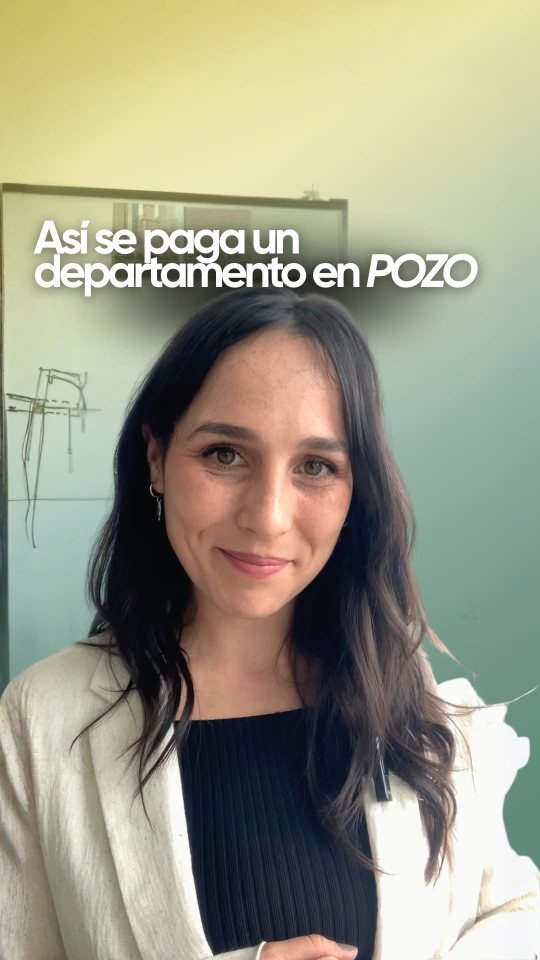
#> input picture clientes/reji-bracco-brand/assets/portada-1110.jpg, 1080 x 1920 px, given in place of base2.jpg, which was not available (shown at 1/2 size)
$ python portada_0711.py ../assets/portada-1110.jpg out.png
#> lines starting #> are read from the running program, lines starting #| are printed output that depends on the picture
# Uso: python portada_0711.py [guias|solotexto|final] [salida.jpg] — en la carpeta con base2.jpg, mascara.png y fondo.jpg (portadas-reels)
# Portada REB 07-11 — basada en portadas-reels/scripts/portada_pil.py (sujeto aislado y más luminoso, degradés verde oscuro)
import os, sys
import numpy as np
from PIL import Image, ImageDraw, ImageFilter, ImageFont, ImageEnhance
F = os.path.expanduser(os.environ.get('FUENTES', '~/remotion-local/public/fonts/'))  # carpeta con las Montserrat .ttf
W, H = 1080, 1920
WHITE = (255, 255, 255); VERDE = (93, 135, 118); OSC = (30, 45, 40)
MODE = sys.argv[1] if len(sys.argv) > 1 else ''
OUT = sys.argv[2] if len(sys.argv) > 2 else 'portada.jpg'  # {CARPETA_CLIENTE}/01 REELS/<video>/PORTADA/<video>.jpg
TEXT_TOP = 792   # cabeza hasta y≈766 (medida 726 + 40 de corrimiento)
A = lambda im: np.asarray(im, np.float32)
base = Image.open('base2.jpg').convert('RGB')
#> base is the input picture: PIL image 1080x1920 RGB; mean R, G, B 154.6, 154.2, 133.6
mk_img = Image.open('mascara.png').convert('L').resize((W, H)).filter(ImageFilter.MaxFilter(3)).filter(ImageFilter.GaussianBlur(1.5))
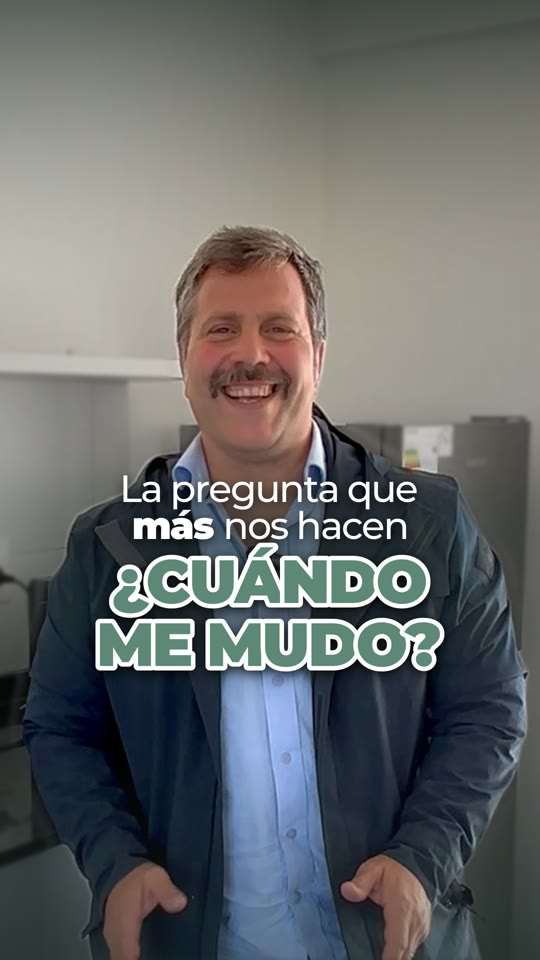
#> input picture clientes/reji-bracco-brand/assets/portada-1111.jpg, 540 x 960 px, given in place of mascara.png, which was not available
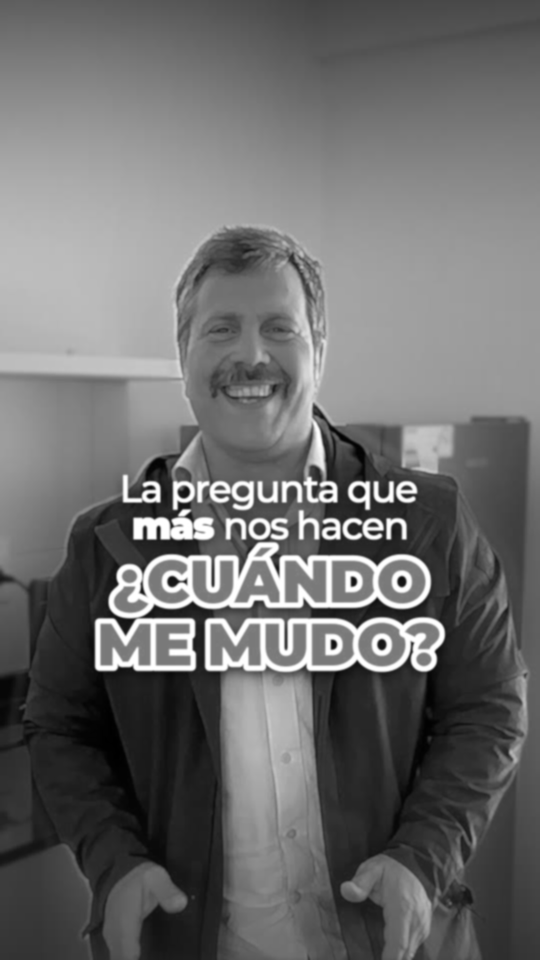
#> mk_img: PIL image 1080x1920 L (shown at 1/2 size); min 0, max 255, mean 108.9
mk = A(mk_img) / 255
yy, xx = np.mgrid[0:H, 0:W]
fondo = ImageEnhance.Color(ImageEnhance.Brightness(Image.open('fondo.jpg').convert('RGB').filter(ImageFilter.GaussianBlur(4))).enhance(0.80)).enhance(0.92)
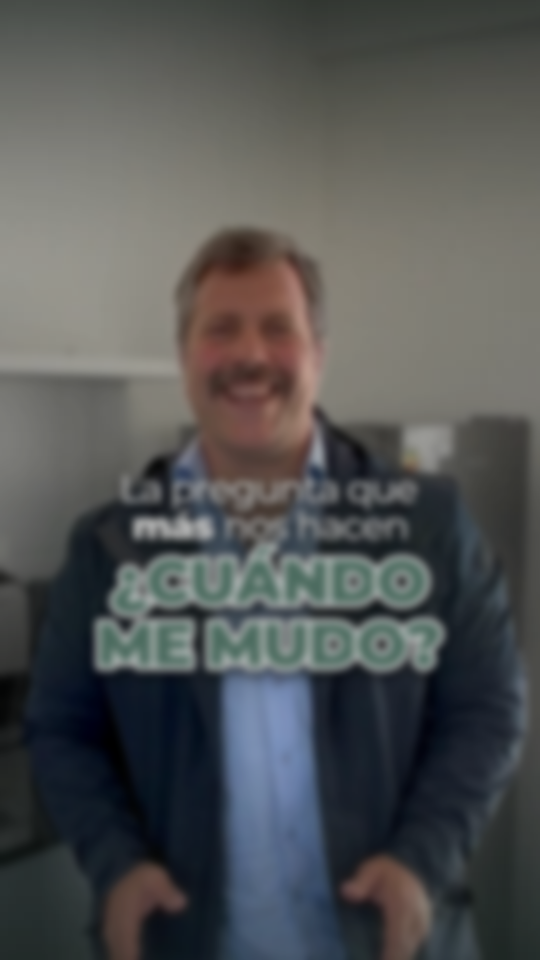
#> fondo: PIL image 540x960 RGB; mean R, G, B 82.3, 84.1, 83.9
near = A(Image.fromarray((mk * 255).astype(np.uint8)).filter(ImageFilter.MaxFilter(31)).filter(ImageFilter.GaussianBlur(10))) / 255
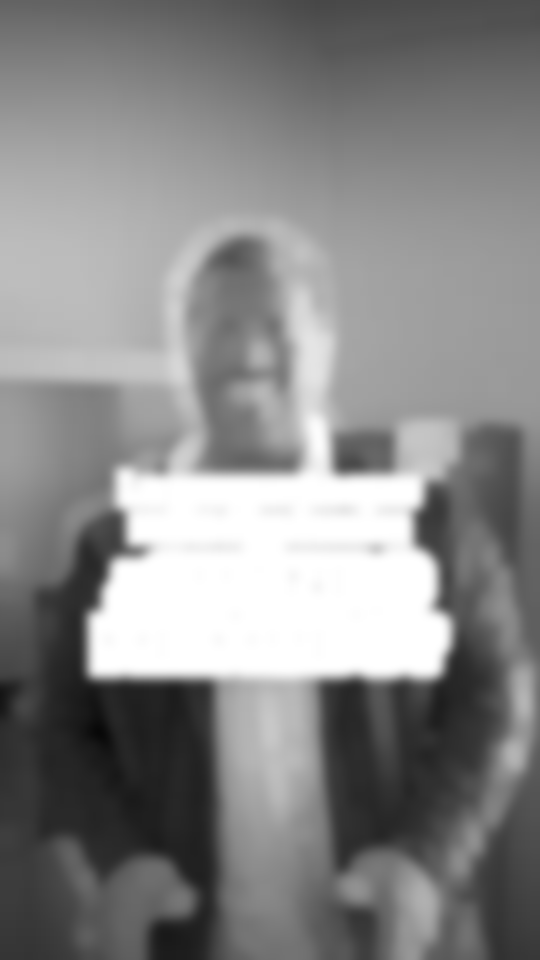
#> near: shape (1920, 1080) float32 (shown at 1/2 size); min 0.0314, max 1, mean 0.532
#> (the run stopped early here; a loop or call above may not have finished)
